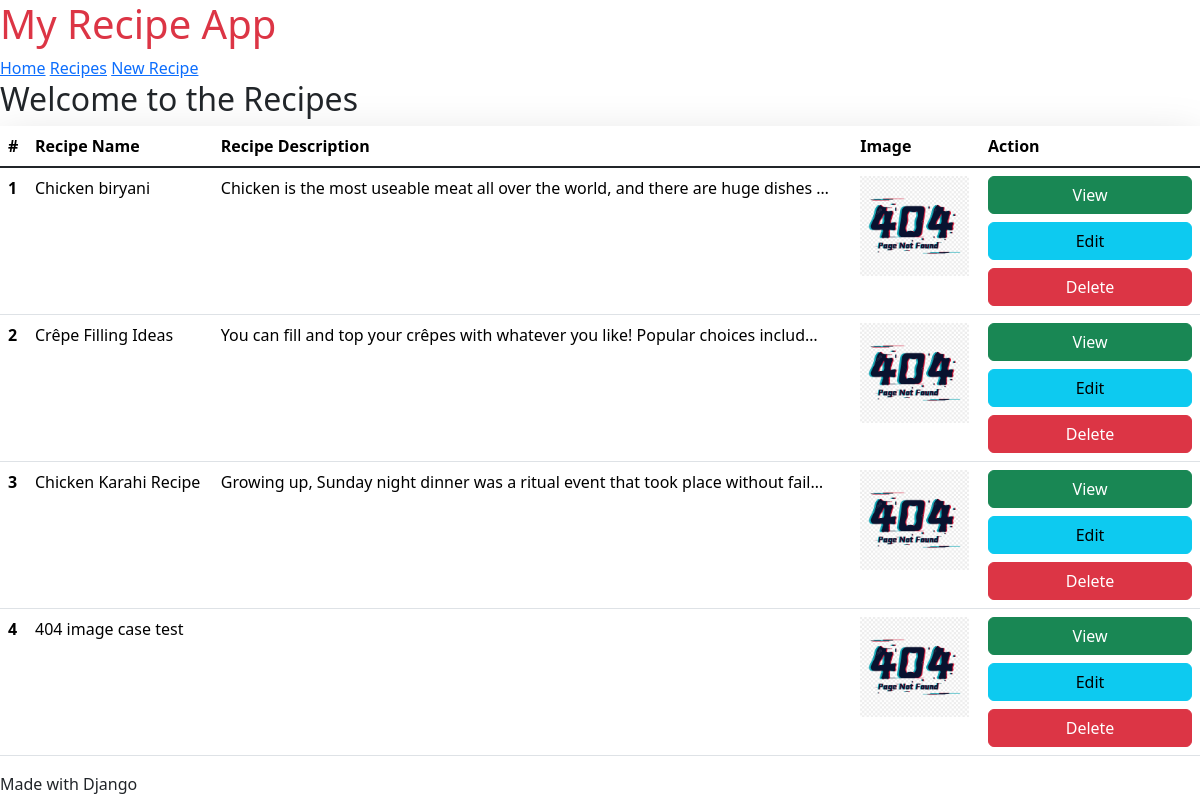
The app's page /recipes/ with its own data.
### recipe/models.py (models this page shows)
class Recipe(models.Model):
    title = models.CharField(max_length=100)
    description = models.TextField()
    image = models.ImageField(upload_to='recipes/')

### recipe/views.py (the view)
# urls.py: path('recipes/', recipes, name="recipes"),
def recipes(request):
    all_recipes = Recipe.objects.all()
    context = {"recipes": all_recipes}
    return render(request, 'recipe/recipes.html', context)

### recipe/templates/recipe/recipes.html (shortened to what this page needs)
{% extends "recipe/base.html" %}
 {% block content %}
<h2>Welcome to the Recipes</h2>
<table class="table">
  <thead class="thead-dark">
    <tr class="shadow-lg">
      <th scope="col">#</th>
      <th scope="col">Recipe Name</th>
      <th scope="col">Recipe Description</th>
      <th scope="col">Image</th>
      <th scope="col">Action</th>
    </tr>
  </thead>
  <tbody class="table-group-divider bg-light">
        {% for recipe in recipes%}
        <tr>
        <th scope="row">{{forloop.counter}}</th>
        <td>{{recipe.title}}</td>
        <td>{{recipe.description | truncatechars:80}}</td>
        <td>
                 {% if recipe.image %}
                  <img src="{{ recipe.image.url }}" onerror="this.onerror=null;this.src='/static/images/404.jpg';" style="height: 100px;">
                {% else %}
                    <img src="/static/images/404.jpg" style="height: 100px;">
                {% endif %}
        </td>
        <td>
          <a href="/show/{{recipe.id}}" class="btn btn-success w-100 mb-2">View</a>
          <a href="{%url 'update_recipe' recipe.id%}" class="btn btn-info w-100 mb-2">Edit</a>
          <a href="/delrecipe/{{ recipe.id }}" class="btn btn-danger w-100">Delete</a>
        </td>
        </tr>
        {% endfor %}
  </tbody>
</table>
{% endblock %}

### recipe/templates/recipe/base.html (shortened to what this page needs)
<!DOCTYPE html>
<html lang="en">
<head>
    <link rel="stylesheet" href="https://cdn.simplecss.org/simple.min.css">
    <link href="https://cdn.jsdelivr.net/npm/bootstrap@5.3.6/dist/css/bootstrap.min.css" rel="stylesheet">
</head>
<body>
    <header>
        <h1 class="text-danger">My Recipe App</h1>
        <nav>
            <a href="/">Home</a>
            <a href="/recipes/">Recipes</a>
            <a href="/newrecipe/">New Recipe</a>
        </nav>
    </header>
    <main>
        {% block content %}{% endblock %}
    </main>
    <footer>
        <p>Made with Django</p>
    </footer>
</body>
</html>

### records on screen
Recipe: title "Chicken biryani", description "Chicken is the most useable meat all over the world, and there are huge dishes …"
Recipe: title "Crêpe Filling Ideas", description "You can fill and top your crêpes with whatever you like! Popular choices includ…"
Recipe: title "Chicken Karahi Recipe", description "Growing up, Sunday night dinner was a ritual event that took place without fail…"
Recipe: title "404 image case test"
